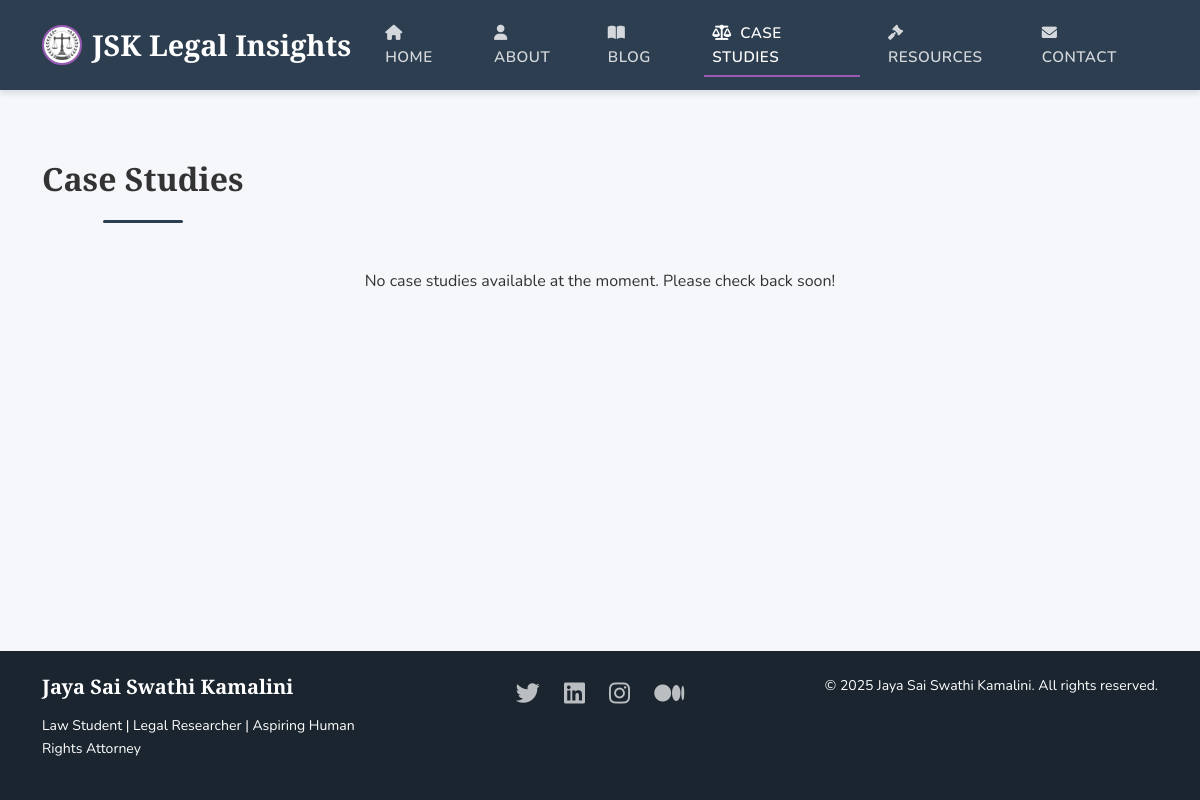
Page /case-studies/ on the earlier database version.
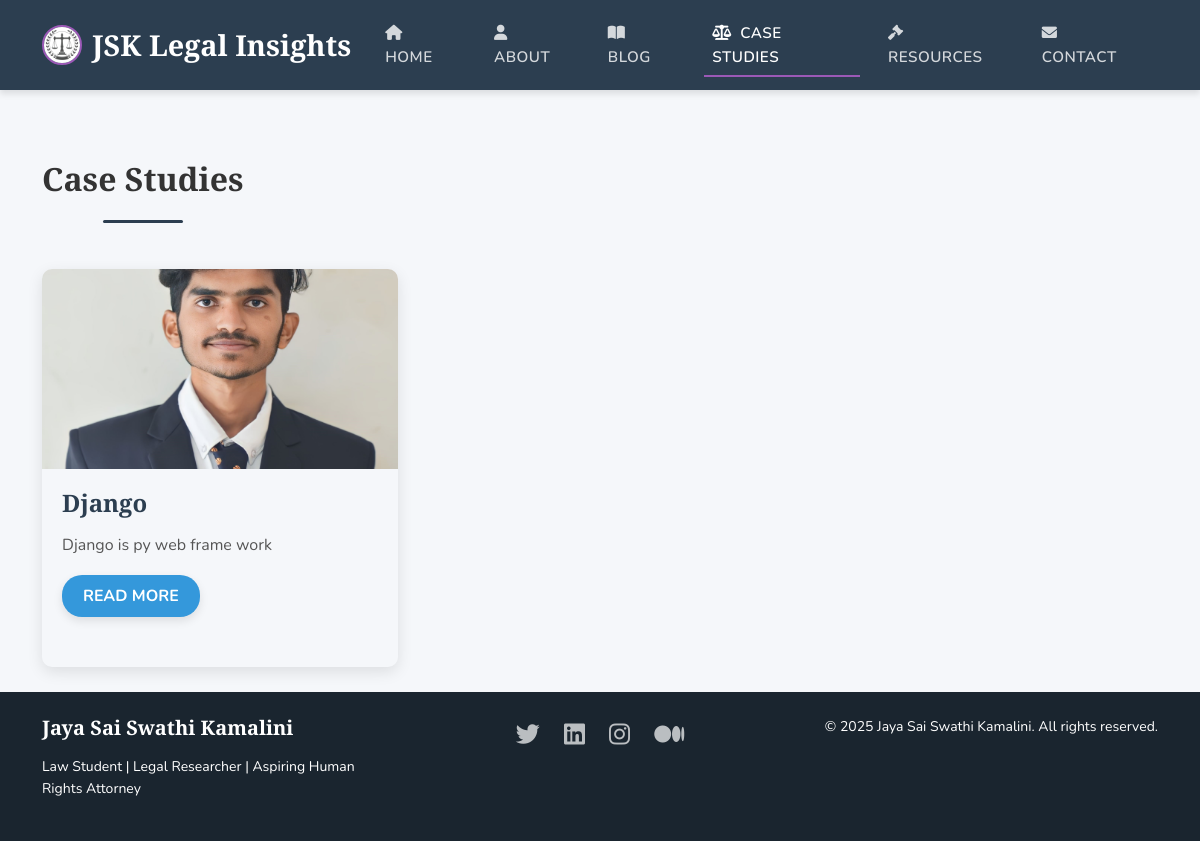
Same page on the later database version.
### JSKLegalInsightsapp/models.py (models this page shows, shortened)
class CaseStudy(models.Model):
    title = models.CharField(max_length=255)  # Title of the case study
    summary = models.TextField()  # Short description of the case study
    content = models.TextField()  # Detailed content of the case study
    image = models.ImageField(upload_to='case_studies/', blank=True, null=True)  # Optional image
    author = models.ForeignKey(User, on_delete=models.CASCADE, related_name='case_studies', null=True)  # Author of the case study
    created_at = models.DateTimeField(auto_now_add=True)  # Timestamp when created
    updated_at = models.DateTimeField(auto_now=True)  # Timestamp when updated
    class Meta:
        verbose_name = "Case Study"
        verbose_name_plural = "Case Studies"
        ordering = ['-created_at']

### JSKLegalInsightsapp/views.py (the view)
# urls.py: path('case-studies/', views.case_studies, name='case_studies'),
def case_studies(request):
    case_studies = CaseStudy.objects.order_by('-created_at')
    return render(request, 'case_studies.html', {'case_studies': case_studies})

### JSKLegalInsightsapp/templates/case_studies.html (shortened to what this page needs)
{% extends 'base.html' %}
{% load static %}
{% block extra_css %}
<link rel="stylesheet" href="https://cdnjs.cloudflare.com/ajax/libs/aos/2.3.4/aos.css">
<link rel="stylesheet" href="https://cdnjs.cloudflare.com/ajax/libs/animate.css/4.1.1/animate.min.css">
{% endblock %}
{% block content %}
<section class="case-studies-section" id="case-studies">
    <div class="container">
        <div class="page-intro mb-4">
            <h2 class="section-heading text-center animate__animated animate__fadeIn">Case Studies</h2>
        </div>
        <div class="row">
            {% for case in case_studies %}
            <div class="col-md-4 mb-4" data-aos="fade-up" data-aos-delay="{{ forloop.counter|add:100 }}">
                <div class="case-study-card">
                    <img src="{{ case.image.url }}" alt="{{ case.title }}" class="card-img-top">
                    <div class="card-body">
                        <h5 class="card-title">{{ case.title }}</h5>
                        <p class="card-text">{{ case.summary|truncatewords:20 }}</p>
                        <a href="{% url 'case_study_detail' case.id %}" class="btn btn-read-more">Read More</a>
                    </div>
                </div>
            </div>
            {% empty %}
            <div class="col-12 text-center">
                <p>No case studies available at the moment. Please check back soon!</p>
            </div>
            {% endfor %}
        </div>
    </div>
</section>
{% endblock %}

Differences in the rows shown:
added CaseStudy: image (picture), title "Django", summary "Django is py web frame work"
Other differences:
text no longer shown: "No case studies available at the moment. Please check back soon!"
